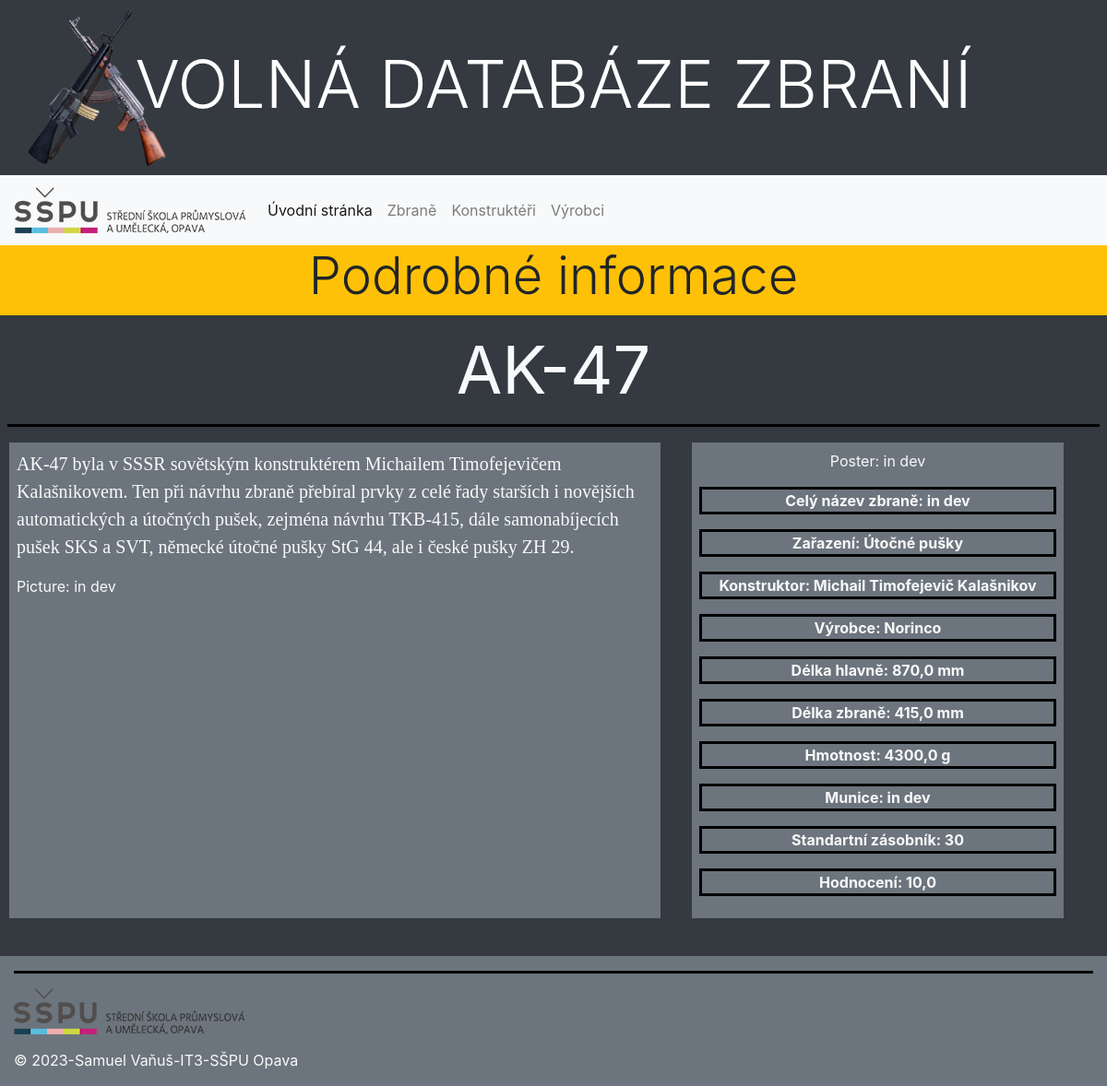
The page /guns/guns/2 on the database its author committed.
### guns/models.py (models this page shows, shortened)
class Gun(models.Model):
    name = models.CharField(max_length=100, unique=True, verbose_name="Označení zbraně",
                            help_text="Zadejte označení zbraně")
    length = models.FloatField(verbose_name="Celková délka zbraně (mm)",
                               help_text="Zadejte délku zbraně v milimetrech",
                               validators=[MinValueValidator(0.1), MaxValueValidator(2000.0)])
    barrel_length = models.FloatField(verbose_name="Délka hlavně zbraně (mm)",
                                      help_text="Zadejte délku hlavně zbraně v milimetrech",
                                      validators=[MinValueValidator(0.1), MaxValueValidator(2000.0)])
    weight = models.FloatField(verbose_name="Celková hmotnost zbraně (g)",
                               validators=[MinValueValidator(0.1), MaxValueValidator(20000.0)],
                               help_text="Zadejte hmotnost zbraně v gramech")
    magazine = models.IntegerField(verbose_name="Celková kapacita obvyklého zásobníku",
                                   help_text="Zadejte množtví munice v základním zásobníku zbraně", default=1)
    '''developed = models.PositiveIntegerField(blank=True, null=True,
                                             validators=[MinValueValidator(900), MaxValueValidator(2100)],
                                             verbose_name='Rok vydání', help_text='Zadejte rok vydání (1500 - 2100)')'''
    description = models.TextField(blank=True, verbose_name="Popis zbraně",
                                   help_text="Popište tuto zbraň (historie, vlastnosti"
                                             ", zvláštnosti...)")
    type = models.ManyToManyField(Type, help_text='Vyberte typ zbraně')
    maker = models.ManyToManyField(Maker, blank=True, help_text='Vyberte výrobce zbraně')
    inventor = models.ManyToManyField(Inventor, blank=True, help_text='Vyberte vynálezces zbraně')
    poster = models.ImageField(upload_to='guns/posters/', blank=True, null=True,
                               verbose_name="Poster")
    rate = models.FloatField(default=5.0,
                             validators=[MinValueValidator(1.0), MaxValueValidator(10.0)],
                             null=True,
                             verbose_name="Hodnocení",
                             help_text="Prosím, ohodnoťte na stupnici 1-10")
    class Meta:
        ordering = ["name"]

class Type(models.Model):
    name = models.CharField(max_length=50, unique=True, verbose_name="Označení typu",
                            help_text="Zadejte název typu")
    description = models.TextField(max_length=300, blank=True, null=True, verbose_name="Popis a charakteristika typu")
    class Meta:
        ordering = ["name"]

class Inventor(models.Model):
    name = models.CharField(max_length=80, verbose_name='Jméno vynálezce', help_text='Zadejte jméno vynálezce', )
    surname = models.CharField(max_length=50, verbose_name='Příjmení vynálezce', help_text='Zadejte příjmení vynálezce')
    birth = models.DateField(blank=True, null=True, verbose_name='Datum narození')
    death = models.DateField(blank=True, null=True, verbose_name='Datum úmrtí')
    about = models.TextField(blank=True, verbose_name='O vynálezci')
    class Meta:
        ordering = ['surname', 'name']
        verbose_name = 'Vynálezce'
        verbose_name_plural = 'Vynálezci'

class Maker(models.Model):
    name = models.CharField(max_length=100, unique=True, verbose_name="Název firmy/výrobce",
                            help_text="Zadejte název výrobce nebo firmy")
    address = models.CharField(blank=True, max_length=150, verbose_name="Adresa firmy/výrobce",
                               help_text='Zadejte adresu firmy nebo výrobce, pokud je známá.')
    about = models.TextField(max_length=300, blank=True, null=True,
                             verbose_name="O vyrábějící firmě nebo výrobci zbraně")
    class Meta:
        ordering = ["name"]

### guns/views.py (the view)
# urls.py: path('guns/<int:pk>', views.GunDetailView.as_view(), name='gun_detail'),
class GunDetailView(DetailView):
    model = Gun
    context_object_name = "gun_detail"
    template_name = 'gun/detail.html'

### guns/templates/gun/detail.html (shortened to what this page needs)
{% extends "base.html" %}
{% block content %}
<div class="row mb-3">
    <div class="col-sm-12 bg-warning">
        <h2 class="display-4 text-center">Podrobné informace</h2>
    </div>
</div>
<div class="mt-3 mb-3 pb-2 pl-2 pr-2">
    <h2 class="display-3 mt-3 text-center text-light"><strong>{{ gun_detail.name }}</strong></h2>
    <hr style="height:2px;text-align:left;margin-left:0;background-color:black">
    <div class="row mb-3">
        <div class="bg-secondary text-light col-lg-7 ml-3 mr-3 mb-3 p-2 border border-dark">
            <p class="text">{{ gun_detail.description }}</p>
            <p>Picture: in dev</p>
        </div>
        <div class="p-2 ml-3 mr-3 mb-3 bg-secondary col-lg-4 text-light text-center border border-dark">
            <p>Poster: in dev</p>
            <p class="detail"><strong>Celý název zbraně: in dev</strong></p>
            <p class="detail"><strong>Zařazení: {% for type in gun_detail.type.all %}{{ type.name }}{% endfor %}</strong></p>
            <p class="detail"><strong>Konstruktor: {% for inventor in gun_detail.inventor.all %}{{ inventor.name }}
                {{ inventor.surname }}{% if not forloop.last %}, {% endif %}{% endfor %}</strong></p>
            <p class="detail"><strong>Výrobce: {% for maker in gun_detail.maker.all %}{{ maker.name }}
                {% if not forloop.last %}, {% endif %}{% endfor %}</strong></p>
            <p class="detail"><strong>Délka hlavně: {{ gun_detail.length }} mm</strong></p>
            <p class="detail"><strong>Délka zbraně: {{ gun_detail.barrel_length }} mm</strong></p>
            <p class="detail"><strong>Hmotnost: {{ gun_detail.weight }} g</strong></p>
            <p class="detail"><strong>Munice: in dev</strong></p>
            <p class="detail"><strong>Standartní zásobník: {{ gun_detail.magazine }}</strong></p>
            <p class="detail"><strong>Hodnocení: {{ gun_detail.rate }}</strong></p>
        </div>
    </div>
</div>
{% endblock %}

### guns/static/css/style.css (style rules this page uses)
.detail { border-style: solid; border-color: black; }

### rows shown on the page
Gun: name "AK-47", description "AK-47 byla v SSSR sovětským konstruktérem Michailem Timofejevičem Kalašnikovem. Ten při návrhu zbraně přebíral prvky z celé řady starších i novějších automatických a útočných pušek, zejména návrhu TKB-415, dále samonabíjecích pušek SKS a SVT, německé útočné pušky StG 44, ale i české pušky ZH 29.", length "870,0", barrel_length "415,0", weight "4300,0", magazine "30", rate "10,0"
Type: name "Útočné pušky"
Inventor: name "Michail Timofejevič", surname "Kalašnikov"
Maker: name "Norinco"
